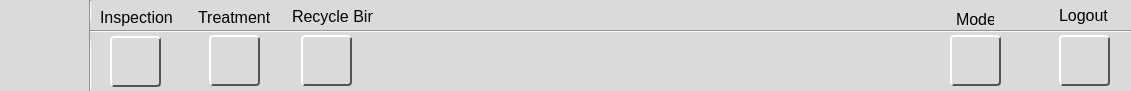
   <widget class="QWidget" name="widget" native="true">
    <property name="geometry">
     <rect>
      <x>0</x>
      <y>0</y>
      <width>1131</width>
      <height>91</height>
     </rect>
    </property>
    <property name="styleSheet">
     <string notr="true">/* Main light gray container */
QWidget{
    background-color: #DADADA; /* light gray */
}</string>
    </property>
    <widget class="QLabel" name="label_7">
     <property name="geometry">
      <rect>
       <x>-5</x>
       <y>4</y>
       <width>91</width>
       <height>81</height>
      </rect>
     </property>
     <property name="styleSheet">
      <string notr="true">QLabel#titleLabel {
    background-color: transparent;      /* no background */
    border: none;
    qproperty-alignment: 'AlignCenter'; /* center the logo */
}</string>
     </property>
     <property name="text">
      <string/>
     </property>
     <property name="pixmap">
      <pixmap resource="bg main.qrc">:/newPrefix/Logo.png</pixmap>
     </property>
     <property name="scaledContents">
      <bool>true</bool>
     </property>
     <property name="alignment">
      <set>Qt::AlignCenter</set>
     </property>
    </widget>
    <widget class="Line" name="line_4">
     <property name="geometry">
      <rect>
       <x>80</x>
       <y>0</y>
       <width>20</width>
       <height>91</height>
      </rect>
     </property>
     <property name="orientation">
      <enum>Qt::Vertical</enum>
     </property>
    </widget>
    <widget class="Line" name="line_6">
     <property name="geometry">
      <rect>
       <x>90</x>
       <y>21</y>
       <width>1041</width>
       <height>20</height>
      </rect>
     </property>
     <property name="orientation">
      <enum>Qt::Horizontal</enum>
     </property>
    </widget>
    <widget class="QLabel" name="label">
     <property name="geometry">
      <rect>
       <x>100</x>
       <y>8</y>
       <width>81</width>
       <height>19</height>
      </rect>
     </property>
     <property name="font">
      <font>
       <pointsize>12</pointsize>
      </font>
     </property>
     <property name="text">
      <string>Inspection</string>
     </property>
    </widget>
    <widget class="QLabel" name="label_8">
     <property name="geometry">
      <rect>
       <x>198</x>
       <y>8</y>
       <width>81</width>
       <height>19</height>
      </rect>
     </property>
     <property name="font">
      <font>
       <pointsize>12</pointsize>
      </font>
     </property>
     <property name="text">
      <string>Treatment</string>
     </property>
    </widget>
    <widget class="QLabel" name="label_9">
     <property name="geometry">
      <rect>
       <x>292</x>
       <y>7</y>
       <width>81</width>
       <height>19</height>
      </rect>
     </property>
     <property name="font">
      <font>
       <pointsize>12</pointsize>
      </font>
     </property>
     <property name="text">
      <string>Recycle Bin</string>
     </property>
    </widget>
    <widget class="QPushButton" name="Inspection_btn">
     <property name="geometry">
      <rect>
       <x>110</x>
       <y>36</y>
       <width>51</width>
       <height>51</height>
      </rect>
     </property>
     <property name="styleSheet">
      <string notr="true">QPushButton {
    background-color: transparent;      /* make background see-through */
    border-style: solid;
    border-width: 2px;
    border-top-color: #ffffff;          /* light top/left edge */
    border-left-color: #ffffff;
    border-bottom-color: #555555;       /* dark bottom/right edge */
    border-right-color: #555555;
    border-radius: 4px;                  /* optional: rounded corners */
    padding: 5px;
}

QPushButton:pressed {
    /* invert border for “pressed” effect */
    border-top-color: #555555;
    border-left-color: #555555;
    border-bottom-color: #ffffff;
    border-right-color: #ffffff;
}</string>
     </property>
     <property name="text">
      <string/>
     </property>
    </widget>
    <widget class="QPushButton" name="Treatment_btn">
     <property name="geometry">
      <rect>
       <x>209</x>
       <y>35</y>
       <width>51</width>
       <height>51</height>
      </rect>
     </property>
     <property name="styleSheet">
      <string notr="true">QPushButton {
    background-color: transparent;      /* make background see-through */
    border-style: solid;
    border-width: 2px;
    border-top-color: #ffffff;          /* light top/left edge */
    border-left-color: #ffffff;
    border-bottom-color: #555555;       /* dark bottom/right edge */
    border-right-color: #555555;
    border-radius: 4px;                  /* optional: rounded corners */
    padding: 5px;
}

QPushButton:pressed {
    /* invert border for “pressed” effect */
    border-top-color: #555555;
    border-left-color: #555555;
    border-bottom-color: #ffffff;
    border-right-color: #ffffff;
}</string>
     </property>
     <property name="text">
      <string/>
     </property>
    </widget>
    <widget class="QPushButton" name="RecycleBin_btn">
     <property name="geometry">
      <rect>
       <x>301</x>
       <y>35</y>
       <width>51</width>
       <height>51</height>
      </rect>
     </property>
     <property name="styleSheet">
      <string notr="true">QPushButton {
    background-color: transparent;      /* make background see-through */
    border-style: solid;
    border-width: 2px;
    border-top-color: #ffffff;          /* light top/left edge */
    border-left-color: #ffffff;
    border-bottom-color: #555555;       /* dark bottom/right edge */
    border-right-color: #555555;
    border-radius: 4px;                  /* optional: rounded corners */
    padding: 5px;
}

QPushButton:pressed {
    /* invert border for “pressed” effect */
    border-top-color: #555555;
    border-left-color: #555555;
    border-bottom-color: #ffffff;
    border-right-color: #ffffff;
}</string>
     </property>
     <property name="text">
      <string/>
     </property>
    </widget>
    <widget class="QPushButton" name="Logout_btn">
     <property name="geometry">
      <rect>
       <x>1059</x>
       <y>35</y>
       <width>51</width>
       <height>51</height>
      </rect>
     </property>
     <property name="styleSheet">
      <string notr="true">QPushButton {
    background-color: transparent;      /* make background see-through */
    border-style: solid;
    border-width: 2px;
    border-top-color: #ffffff;          /* light top/left edge */
    border-left-color: #ffffff;
    border-bottom-color: #555555;       /* dark bottom/right edge */
    border-right-color: #555555;
    border-radius: 4px;                  /* optional: rounded corners */
    padding: 5px;
}

QPushButton:pressed {
    /* invert border for “pressed” effect */
    border-top-color: #555555;
    border-left-color: #555555;
    border-bottom-color: #ffffff;
    border-right-color: #ffffff;
}</string>
     </property>
     <property name="text">
      <string/>
     </property>
    </widget>
    <widget class="QLabel" name="label_10">
     <property name="geometry">
      <rect>
       <x>1059</x>
       <y>6</y>
       <width>49</width>
       <height>19</height>
      </rect>
     </property>
     <property name="font">
      <font>
       <pointsize>12</pointsize>
      </font>
     </property>
     <property name="text">
      <string>Logout</string>
     </property>
    </widget>
    <widget class="QLabel" name="label_11">
     <property name="geometry">
      <rect>
       <x>106</x>
       <y>43</y>
       <width>61</width>
       <height>41</height>
      </rect>
     </property>
     <property name="styleSheet">
      <string notr="true">QLabel {
	background: transparent
}</string>
     </property>
     <property name="text">
      <string/>
     </property>
     <property name="pixmap">
      <pixmap>Inspection.png</pixmap>
     </property>
     <property name="scaledContents">
      <bool>true</bool>
     </property>
    </widget>
    <widget class="QLabel" name="label_12">
     <property name="geometry">
      <rect>
       <x>210</x>
       <y>30</y>
       <width>51</width>
       <height>61</height>
      </rect>
     </property>
     <property name="styleSheet">
      <string notr="true">QLabel {
	background: transparent
}</string>
     </property>
     <property name="text">
      <string/>
     </property>
     <property name="pixmap">
      <pixmap>Treatment.png</pixmap>
     </property>
     <property name="scaledContents">
      <bool>true</bool>
     </property>
    </widget>
    <widget class="QLabel" name="label_13">
     <property name="geometry">
      <rect>
       <x>300</x>
       <y>40</y>
       <width>51</width>
       <height>41</height>
      </rect>
     </property>
     <property name="styleSheet">
      <string notr="true">QLabel {
	background: transparent
}</string>
     </property>
     <property name="text">
      <string/>
     </property>
     <property name="pixmap">
      <pixmap>Recycle Bin.png</pixmap>
     </property>
     <property name="scaledContents">
      <bool>true</bool>
     </property>
    </widget>
    <widget class="QLabel" name="label_14">
     <property name="geometry">
      <rect>
       <x>1055</x>
       <y>40</y>
       <width>61</width>
       <height>41</height>
      </rect>
     </property>
     <property name="styleSheet">
      <string notr="true">QLabel {
	background: transparent
}</string>
     </property>
     <property name="text">
      <string/>
     </property>
     <property name="pixmap">
      <pixmap>Logout.png</pixmap>
     </property>
     <property name="scaledContents">
      <bool>true</bool>
     </property>
    </widget>
    <widget class="QLabel" name="label_15">
     <property name="geometry">
      <rect>
       <x>956</x>
       <y>10</y>
       <width>38</width>
       <height>19</height>
      </rect>
     </property>
     <property name="font">
      <font>
       <pointsize>12</pointsize>
      </font>
     </property>
     <property name="text">
      <string>Mode</string>
     </property>
    </widget>
    <widget class="QPushButton" name="RecycleBin_btn_2">
     <property name="geometry">
      <rect>
       <x>950</x>
       <y>35</y>
       <width>51</width>
       <height>51</height>
      </rect>
     </property>
     <property name="styleSheet">
      <string notr="true">QPushButton {
    background-color: transparent;      /* make background see-through */
    border-style: solid;
    border-width: 2px;
    border-top-color: #ffffff;          /* light top/left edge */
    border-left-color: #ffffff;
    border-bottom-color: #555555;       /* dark bottom/right edge */
    border-right-color: #555555;
    border-radius: 4px;                  /* optional: rounded corners */
    padding: 5px;
}
</string>
     </property>
     <property name="text">
      <string/>
     </property>
    </widget>
    <widget class="QLabel" name="label_16">
     <property name="geometry">
      <rect>
       <x>955</x>
       <y>35</y>
       <width>41</width>
       <height>51</height>
      </rect>
     </property>
     <property name="styleSheet">
      <string notr="true">QLabel {
	background: transparent
}</string>
     </property>
     <property name="text">
      <string/>
     </property>
     <property name="pixmap">
      <pixmap>offline.png</pixmap>
     </property>
     <property name="scaledContents">
      <bool>true</bool>
     </property>
    </widget>
    <zorder>label_16</zorder>
    <zorder>label_14</zorder>
    <zorder>label_13</zorder>
    <zorder>label_12</zorder>
    <zorder>label_11</zorder>
    <zorder>label_7</zorder>
    <zorder>line_4</zorder>
    <zorder>line_6</zorder>
    <zorder>label</zorder>
    <zorder>label_8</zorder>
    <zorder>label_9</zorder>
    <zorder>Inspection_btn</zorder>
    <zorder>Treatment_btn</zorder>
    <zorder>RecycleBin_btn</zorder>
    <zorder>Logout_btn</zorder>
    <zorder>label_10</zorder>
    <zorder>label_15</zorder>
    <zorder>RecycleBin_btn_2</zorder>
   </widget>
